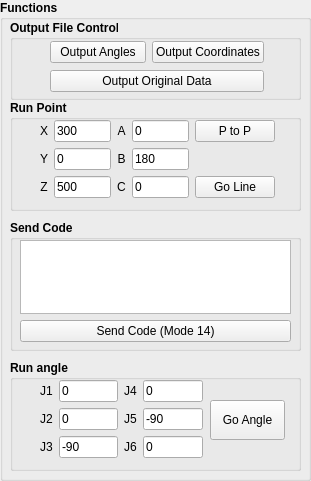
  <widget class="QGroupBox" name="func_groupBox">
   <property name="geometry">
    <rect>
     <x>210</x>
     <y>10</y>
     <width>311</width>
     <height>481</height>
    </rect>
   </property>
   <property name="font">
    <font>
     <family>Arial</family>
     <weight>75</weight>
     <bold>true</bold>
    </font>
   </property>
   <property name="title">
    <string>Functions</string>
   </property>
   <widget class="QGroupBox" name="groupBox_2">
    <property name="geometry">
     <rect>
      <x>10</x>
      <y>220</y>
      <width>291</width>
      <height>131</height>
     </rect>
    </property>
    <property name="font">
     <font>
      <family>Arial</family>
      <weight>75</weight>
      <bold>true</bold>
     </font>
    </property>
    <property name="title">
     <string>Send Code</string>
    </property>
    <widget class="QWidget" name="verticalLayoutWidget">
     <property name="geometry">
      <rect>
       <x>10</x>
       <y>20</y>
       <width>271</width>
       <height>102</height>
      </rect>
     </property>
     <property name="font">
      <font>
       <family>Arial</family>
       <weight>50</weight>
       <bold>false</bold>
      </font>
     </property>
     <layout class="QVBoxLayout" name="verticalLayout">
      <item>
       <widget class="QTextEdit" name="sendcode_textEdit">
        <property name="font">
         <font>
          <family>Arial</family>
          <pointsize>9</pointsize>
          <weight>50</weight>
          <bold>false</bold>
         </font>
        </property>
        <property name="verticalScrollBarPolicy">
         <enum>Qt::ScrollBarAsNeeded</enum>
        </property>
        <property name="horizontalScrollBarPolicy">
         <enum>Qt::ScrollBarAsNeeded</enum>
        </property>
        <property name="html">
         <string>&lt;!DOCTYPE HTML PUBLIC &quot;-//W3C//DTD HTML 4.0//EN&quot; &quot;http://www.w3.org/TR/REC-html40/strict.dtd&quot;&gt;
&lt;html&gt;&lt;head&gt;&lt;meta name=&quot;qrichtext&quot; content=&quot;1&quot; /&gt;&lt;style type=&quot;text/css&quot;&gt;
p, li { white-space: pre-wrap; }
&lt;/style&gt;&lt;/head&gt;&lt;body style=&quot; font-family:'Arial'; font-size:9pt; font-weight:400; font-style:normal;&quot;&gt;
&lt;p style=&quot;-qt-paragraph-type:empty; margin-top:0px; margin-bottom:0px; margin-left:0px; margin-right:0px; -qt-block-indent:0; text-indent:0px;&quot;&gt;&lt;br /&gt;&lt;/p&gt;&lt;/body&gt;&lt;/html&gt;</string>
        </property>
       </widget>
      </item>
      <item>
       <widget class="QPushButton" name="sendcode_pushButton">
        <property name="font">
         <font>
          <family>Arial</family>
          <weight>50</weight>
          <bold>false</bold>
         </font>
        </property>
        <property name="text">
         <string>Send Code (Mode 14)</string>
        </property>
       </widget>
      </item>
     </layout>
    </widget>
   </widget>
   <widget class="QGroupBox" name="groupBox_3">
    <property name="geometry">
     <rect>
      <x>10</x>
      <y>100</y>
      <width>291</width>
      <height>111</height>
     </rect>
    </property>
    <property name="font">
     <font>
      <family>Arial</family>
      <weight>75</weight>
      <bold>true</bold>
     </font>
    </property>
    <property name="title">
     <string>Run Point</string>
    </property>
    <widget class="QWidget" name="gridLayoutWidget_4">
     <property name="geometry">
      <rect>
       <x>30</x>
       <y>20</y>
       <width>235</width>
       <height>81</height>
      </rect>
     </property>
     <property name="font">
      <font>
       <family>Arial</family>
       <weight>50</weight>
       <bold>false</bold>
      </font>
     </property>
     <layout class="QGridLayout" name="gridLayout_4">
      <item row="0" column="2">
       <widget class="QLabel" name="label_3">
        <property name="font">
         <font>
          <family>Arial</family>
          <weight>50</weight>
          <bold>false</bold>
         </font>
        </property>
        <property name="text">
         <string>A</string>
        </property>
        <property name="alignment">
         <set>Qt::AlignCenter</set>
        </property>
       </widget>
      </item>
      <item row="1" column="0">
       <widget class="QLabel" name="label_5">
        <property name="font">
         <font>
          <family>Arial</family>
          <weight>50</weight>
          <bold>false</bold>
         </font>
        </property>
        <property name="text">
         <string>Y</string>
        </property>
        <property name="alignment">
         <set>Qt::AlignCenter</set>
        </property>
       </widget>
      </item>
      <item row="0" column="1">
       <widget class="QLineEdit" name="xread_lineEdit">
        <property name="font">
         <font>
          <family>Arial</family>
          <weight>50</weight>
          <bold>false</bold>
         </font>
        </property>
        <property name="text">
         <string>300</string>
        </property>
       </widget>
      </item>
      <item row="0" column="0">
       <widget class="QLabel" name="label">
        <property name="font">
         <font>
          <family>Arial</family>
          <weight>50</weight>
          <bold>false</bold>
         </font>
        </property>
        <property name="text">
         <string>X</string>
        </property>
        <property name="alignment">
         <set>Qt::AlignCenter</set>
        </property>
       </widget>
      </item>
      <item row="1" column="3">
       <widget class="QLineEdit" name="bread_lineEdit">
        <property name="font">
         <font>
          <family>Arial</family>
          <weight>50</weight>
          <bold>false</bold>
         </font>
        </property>
        <property name="text">
         <string>180</string>
        </property>
       </widget>
      </item>
      <item row="1" column="2">
       <widget class="QLabel" name="label_4">
        <property name="font">
         <font>
          <family>Arial</family>
          <weight>50</weight>
          <bold>false</bold>
         </font>
        </property>
        <property name="text">
         <string>B</string>
        </property>
        <property name="alignment">
         <set>Qt::AlignCenter</set>
        </property>
       </widget>
      </item>
      <item row="1" column="1">
       <widget class="QLineEdit" name="yread_lineEdit">
        <property name="font">
         <font>
          <family>Arial</family>
          <weight>50</weight>
          <bold>false</bold>
         </font>
        </property>
        <property name="text">
         <string>0</string>
        </property>
       </widget>
      </item>
      <item row="0" column="4">
       <widget class="QPushButton" name="p2p_pushButton">
        <property name="font">
         <font>
          <family>Arial</family>
          <weight>50</weight>
          <bold>false</bold>
         </font>
        </property>
        <property name="text">
         <string>P to P</string>
        </property>
       </widget>
      </item>
      <item row="0" column="3">
       <widget class="QLineEdit" name="aread_lineEdit">
        <property name="font">
         <font>
          <family>Arial</family>
          <weight>50</weight>
          <bold>false</bold>
         </font>
        </property>
        <property name="text">
         <string>0</string>
        </property>
       </widget>
      </item>
      <item row="2" column="0">
       <widget class="QLabel" name="label_2">
        <property name="font">
         <font>
          <family>Arial</family>
          <weight>50</weight>
          <bold>false</bold>
         </font>
        </property>
        <property name="text">
         <string>Z</string>
        </property>
        <property name="alignment">
         <set>Qt::AlignCenter</set>
        </property>
       </widget>
      </item>
      <item row="2" column="1">
       <widget class="QLineEdit" name="zread_lineEdit">
        <property name="font">
         <font>
          <family>Arial</family>
          <weight>50</weight>
          <bold>false</bold>
         </font>
        </property>
        <property name="text">
         <string>500</string>
        </property>
       </widget>
      </item>
      <item row="2" column="2">
       <widget class="QLabel" name="label_6">
        <property name="font">
         <font>
          <family>Arial</family>
          <weight>50</weight>
          <bold>false</bold>
         </font>
        </property>
        <property name="text">
         <string>C</string>
        </property>
        <property name="alignment">
         <set>Qt::AlignCenter</set>
        </property>
       </widget>
      </item>
      <item row="2" column="3">
       <widget class="QLineEdit" name="cread_lineEdit">
        <property name="font">
         <font>
          <family>Arial</family>
          <weight>50</weight>
          <bold>false</bold>
         </font>
        </property>
        <property name="text">
         <string>0</string>
        </property>
       </widget>
      </item>
      <item row="2" column="4">
       <widget class="QPushButton" name="goline_pushButton">
        <property name="font">
         <font>
          <family>Arial</family>
          <weight>50</weight>
          <bold>false</bold>
         </font>
        </property>
        <property name="text">
         <string>Go Line</string>
        </property>
       </widget>
      </item>
     </layout>
    </widget>
   </widget>
   <widget class="QGroupBox" name="groupBox_4">
    <property name="geometry">
     <rect>
      <x>10</x>
      <y>360</y>
      <width>291</width>
      <height>111</height>
     </rect>
    </property>
    <property name="font">
     <font>
      <family>Arial</family>
      <weight>75</weight>
      <bold>true</bold>
     </font>
    </property>
    <property name="title">
     <string>Run angle</string>
    </property>
    <widget class="QWidget" name="gridLayoutWidget_5">
     <property name="geometry">
      <rect>
       <x>30</x>
       <y>20</y>
       <width>166</width>
       <height>81</height>
      </rect>
     </property>
     <property name="font">
      <font>
       <family>Arial</family>
       <weight>50</weight>
       <bold>false</bold>
      </font>
     </property>
     <layout class="QGridLayout" name="gridLayout_5">
      <property name="rightMargin">
       <number>3</number>
      </property>
      <item row="1" column="3">
       <widget class="QLabel" name="label_11">
        <property name="font">
         <font>
          <family>Arial</family>
          <weight>50</weight>
          <bold>false</bold>
         </font>
        </property>
        <property name="text">
         <string>J5</string>
        </property>
       </widget>
      </item>
      <item row="2" column="3">
       <widget class="QLabel" name="label_12">
        <property name="font">
         <font>
          <family>Arial</family>
          <weight>50</weight>
          <bold>false</bold>
         </font>
        </property>
        <property name="text">
         <string>J6</string>
        </property>
       </widget>
      </item>
      <item row="0" column="3">
       <widget class="QLabel" name="label_10">
        <property name="font">
         <font>
          <family>Arial</family>
          <weight>50</weight>
          <bold>false</bold>
         </font>
        </property>
        <property name="text">
         <string>J4</string>
        </property>
       </widget>
      </item>
      <item row="1" column="2">
       <widget class="QLineEdit" name="j2read_lineEdit">
        <property name="font">
         <font>
          <family>Arial</family>
          <weight>50</weight>
          <bold>false</bold>
         </font>
        </property>
        <property name="text">
         <string>0</string>
        </property>
       </widget>
      </item>
      <item row="2" column="4">
       <widget class="QLineEdit" name="j6read_lineEdit">
        <property name="font">
         <font>
          <family>Arial</family>
          <weight>50</weight>
          <bold>false</bold>
         </font>
        </property>
        <property name="text">
         <string>0</string>
        </property>
       </widget>
      </item>
      <item row="0" column="4">
       <widget class="QLineEdit" name="j4read_lineEdit">
        <property name="font">
         <font>
          <family>Arial</family>
          <weight>50</weight>
          <bold>false</bold>
         </font>
        </property>
        <property name="text">
         <string>0</string>
        </property>
       </widget>
      </item>
      <item row="2" column="2">
       <widget class="QLineEdit" name="j3read_lineEdit">
        <property name="font">
         <font>
          <family>Arial</family>
          <weight>50</weight>
          <bold>false</bold>
         </font>
        </property>
        <property name="text">
         <string>-90</string>
        </property>
       </widget>
      </item>
      <item row="1" column="1">
       <widget class="QLabel" name="label_8">
        <property name="font">
         <font>
          <family>Arial</family>
          <weight>50</weight>
          <bold>false</bold>
         </font>
        </property>
        <property name="text">
         <string>J2</string>
        </property>
       </widget>
      </item>
      <item row="1" column="4">
       <widget class="QLineEdit" name="j5read_lineEdit">
        <property name="font">
         <font>
          <family>Arial</family>
          <weight>50</weight>
          <bold>false</bold>
         </font>
        </property>
        <property name="text">
         <string>-90</string>
        </property>
       </widget>
      </item>
      <item row="0" column="1">
       <widget class="QLabel" name="label_7">
        <property name="font">
         <font>
          <family>Arial</family>
          <weight>50</weight>
          <bold>false</bold>
         </font>
        </property>
        <property name="text">
         <string>J1</string>
        </property>
       </widget>
      </item>
      <item row="0" column="2">
       <widget class="QLineEdit" name="j1read_lineEdit">
        <property name="font">
         <font>
          <family>Arial</family>
          <weight>50</weight>
          <bold>false</bold>
         </font>
        </property>
        <property name="text">
         <string>0</string>
        </property>
       </widget>
      </item>
      <item row="2" column="1">
       <widget class="QLabel" name="label_9">
        <property name="font">
         <font>
          <family>Arial</family>
          <weight>50</weight>
          <bold>false</bold>
         </font>
        </property>
        <property name="text">
         <string>J3</string>
        </property>
       </widget>
      </item>
     </layout>
    </widget>
    <widget class="QPushButton" name="goangle_pushButton">
     <property name="geometry">
      <rect>
       <x>200</x>
       <y>40</y>
       <width>75</width>
       <height>40</height>
      </rect>
     </property>
     <property name="font">
      <font>
       <family>Arial</family>
       <weight>50</weight>
       <bold>false</bold>
      </font>
     </property>
     <property name="text">
      <string>Go Angle</string>
     </property>
    </widget>
   </widget>
   <widget class="QGroupBox" name="groupBox_5">
    <property name="geometry">
     <rect>
      <x>10</x>
      <y>20</y>
      <width>291</width>
      <height>80</height>
     </rect>
    </property>
    <property name="font">
     <font>
      <family>Arial</family>
      <weight>75</weight>
      <bold>true</bold>
     </font>
    </property>
    <property name="title">
     <string>Output File Control</string>
    </property>
    <widget class="QWidget" name="gridLayoutWidget_6">
     <property name="geometry">
      <rect>
       <x>40</x>
       <y>20</y>
       <width>214</width>
       <height>54</height>
      </rect>
     </property>
     <property name="font">
      <font>
       <family>Arial</family>
       <weight>50</weight>
       <bold>false</bold>
      </font>
     </property>
     <layout class="QGridLayout" name="gridLayout_6">
      <item row="0" column="1">
       <widget class="QPushButton" name="coorfile_pushButton">
        <property name="font">
         <font>
          <family>Arial</family>
          <weight>50</weight>
          <bold>false</bold>
         </font>
        </property>
        <property name="text">
         <string>Output Coordinates</string>
        </property>
       </widget>
      </item>
      <item row="0" column="0">
       <widget class="QPushButton" name="anglefile_pushButton">
        <property name="font">
         <font>
          <family>Arial</family>
          <weight>50</weight>
          <bold>false</bold>
         </font>
        </property>
        <property name="text">
         <string>Output Angles</string>
        </property>
       </widget>
      </item>
      <item row="1" column="0" colspan="2">
       <widget class="QPushButton" name="originalfile_pushButton">
        <property name="font">
         <font>
          <family>Arial</family>
          <weight>50</weight>
          <bold>false</bold>
         </font>
        </property>
        <property name="text">
         <string>Output Original Data</string>
        </property>
       </widget>
      </item>
     </layout>
    </widget>
   </widget>
  </widget>
